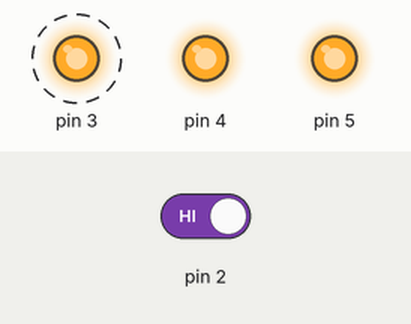
The sketch below on a simulated Arduino Uno, built with avr-gcc and run on an emulated ATmega328P. On the bench: output pins drawn as LEDs (lit = HIGH). Dashed ring = blinking. Inputs (shaded band) come from the test bench; at power-on: pin 2 HIGH.

Above: at 2.2 s.
3.5 s: pin 2 driven LOW
At 3.77 s:
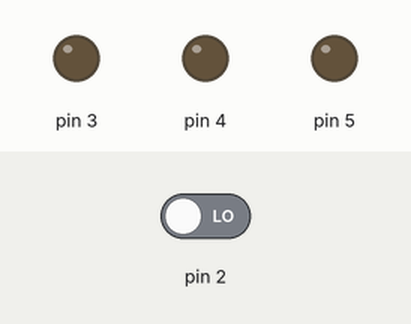
At 4.3 s:
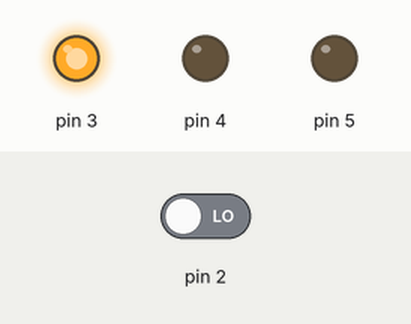
5.3 s: pin 2 driven HIGH
At 5.42 s:
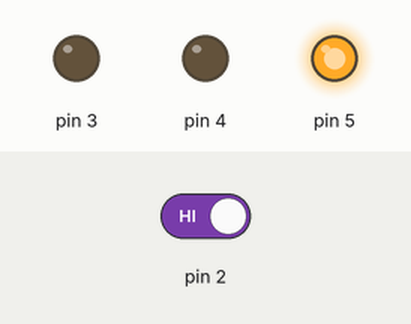
Timing chart, 0 to 14.8 s (numbered marks = the images above; inputs shaded):
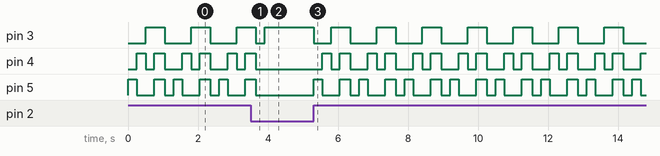

Measured:
- after the input at 3.5 s, pin 4, pin 5: goes on until 3.7 s, then stays LOW
- after the input at 5.3 s, pin 3: HIGH → LOW at once, then repeats every 1.3 s: HIGH 0.55 s, LOW 0.75 s; pin 4: LOW → HIGH after 0.25 s, then repeats every 1.3 s: LOW 0.25 s, HIGH 0.30 s, LOW 0.50 s, HIGH 0.25 s; pin 5: LOW → HIGH at once, then repeats every 1.3 s: LOW 0.50 s, HIGH 0.30 s, LOW 0.25 s, HIGH 0.25 s
- by itself, pin 3: alternates HIGH for 0.55 s and LOW for 0.75 s
- by itself, pin 4: repeats every 1.3 s: LOW 0.25 s, HIGH 0.30 s, LOW 0.50 s, HIGH 0.25 s
- by itself, pin 5: repeats every 1.3 s: LOW 0.50 s, HIGH 0.30 s, LOW 0.25 s, HIGH 0.25 s

The sketch:

proj_2_spaceship_interface.ino
```cpp
int switchState = 0;

void setup() {
  // put your setup code here, to run once:
  pinMode(3, OUTPUT);
  pinMode(4,OUTPUT);
  pinMode(5,OUTPUT);
  pinMode(2,INPUT);
  // pinMode refers to the digital pins on the arduino
}

void loop() {
  // put your main code here, to run repeatedly:
  switchState = digitalRead(2);
  // the argument in digitalRead refers to the pin number on the Arduino
  // if there's voltage on the pin, switchState gets value HIGH
  // if there's no voltage, switchState gets value LOW


if (switchState == LOW) {
  // button is not pressed

  //digitalWrite allows you to send 5V or 0V to an output pin
  digitalWrite(3, HIGH); // green LED
  digitalWrite(4, LOW); // red LED
  digitalWrite(5, LOW); // red LED

}

else { // the button is pressed
  digitalWrite(3, LOW); // green LED
  digitalWrite(4, LOW); // red LED
  digitalWrite(5, HIGH); // red LED

  delay(250); // wait .25 seconds
  // toggle the LEDs
  digitalWrite(3, LOW); // green LED - maybe redundant
  digitalWrite(4, HIGH);
  digitalWrite(5, LOW);
  delay(250); // wait a 0.25s


  // all these are extra

  digitalWrite(3, HIGH); // green LED
  digitalWrite(4, LOW);
  digitalWrite(5, LOW);
  delay(250); // wait a 0.25s


  digitalWrite(3, HIGH); // green LED
  digitalWrite(4, HIGH);
  digitalWrite(5, HIGH);
  delay(50); // wait a 0.25s

  digitalWrite(3, HIGH); // green LED
  digitalWrite(4, HIGH);
  digitalWrite(5, HIGH);
  delay(250); // wait a 0.25s

  digitalWrite(3, LOW); // green LED
  digitalWrite(4, LOW);
  digitalWrite(5, LOW);
  delay(250); // wait a 0.25s


}
} // go back to the beginning of the loop
```
